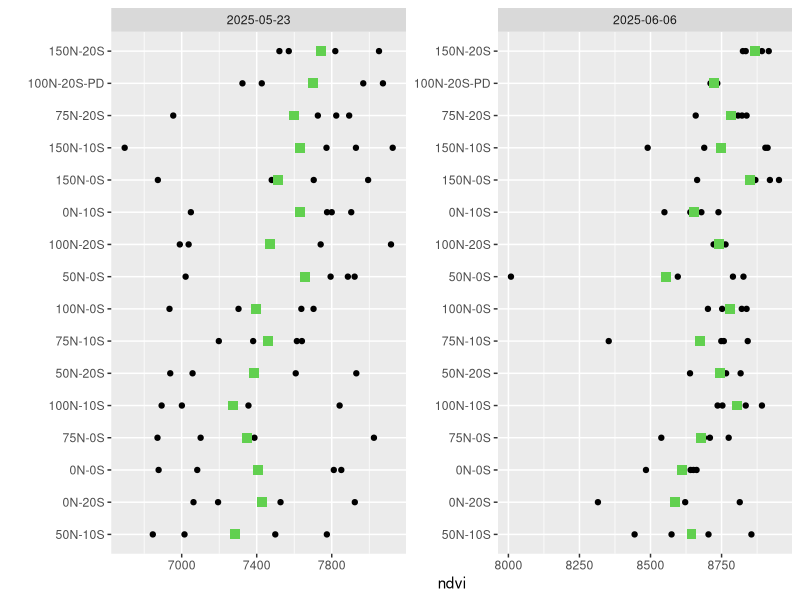
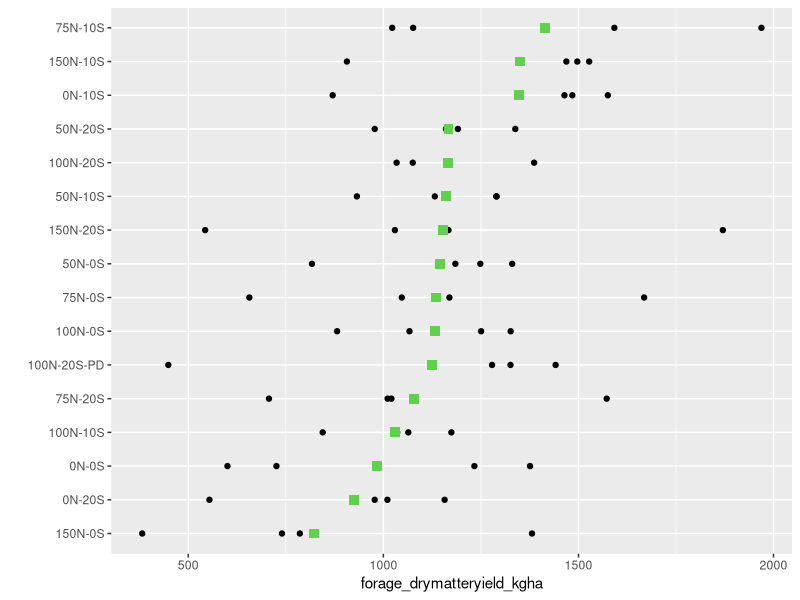
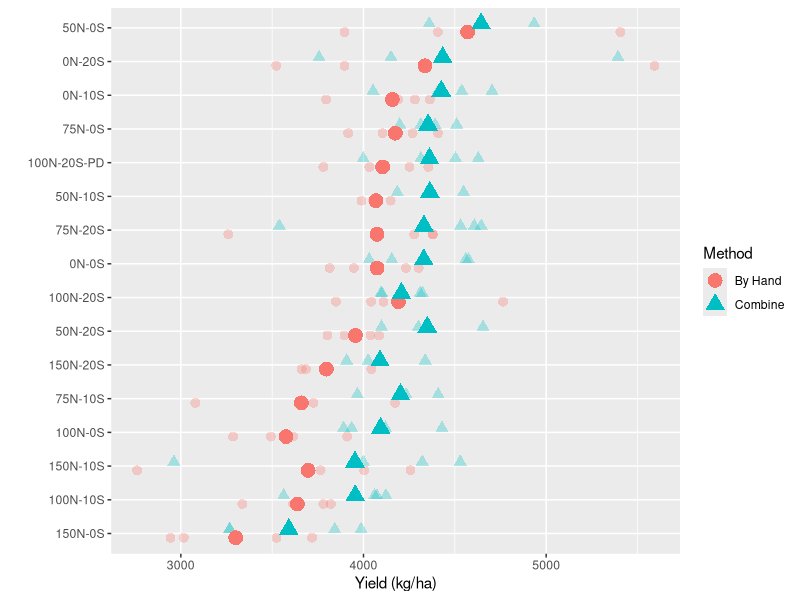
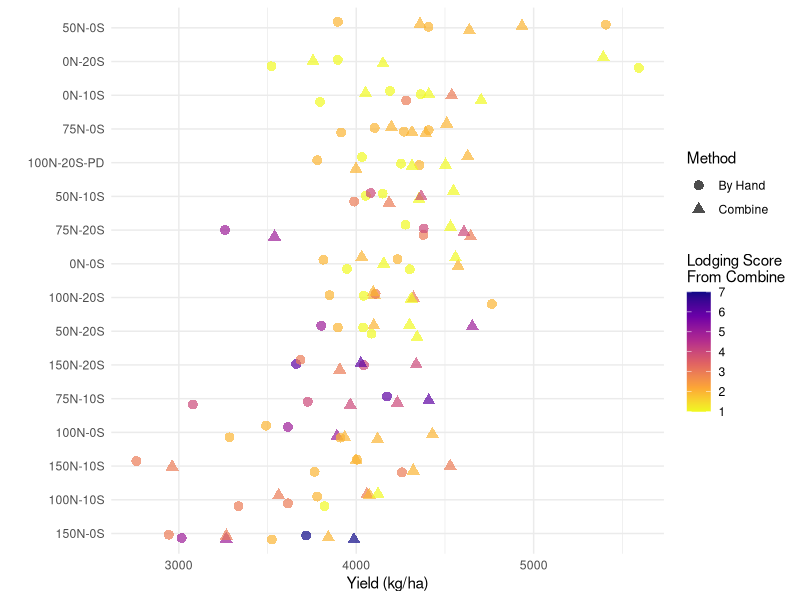

Source code (R) for these figures, in order: (Note: this script raises an error after producing the figures.)
## ---- chunk 1
library(tidyverse)
setwd("C:/Users/jpuka/OneDrive/Documents/scs-lab_misc/nxs")
read.csv("NxS plot map and master - data_biomassyieldprotein.csv") -> dat

dat %>% 
  mutate(date = as.POSIXct(date)) -> dat


## ---- chunk 2
#| label: fig-ndvi
#| fig-cap: "NDVI across two sampling dates. Green box indicates mean within sampling date. Treatments are ordered where 150N-20S is highest mean NDVI across both dates and 50N-10S is lowest mean NDVI when averaged across both dates."

dat %>% 
  select(date, plots, block, treatment, ndvi) %>% 
  drop_na(ndvi) %>% 
  mutate(treatment = fct_reorder(treatment,ndvi,
                                 .fun = mean)) %>% 
  ggplot(aes(treatment,ndvi)) +
  geom_point() +
  stat_summary(
    geom = "point",
    fun = mean,
    col = 3,
    size = 2,
    shape = 15,
    stroke = 2
  ) +
  coord_flip() +
  facet_wrap(~date, 
             scales = "free") +
  labs(x="")
## ---- chunk 3
#| label: fig-biomass
#| fig-cap: "Forage dry matter yield on May 23. Green box indicates sample mean."

dat %>% 
  # glimpse()
  select(date, plots, block, treatment, forage_drymatteryield_kgha) %>% 
  drop_na(forage_drymatteryield_kgha) %>% 
  mutate(treatment = fct_reorder(treatment,forage_drymatteryield_kgha,
                                 .fun = mean)) %>% 
  ggplot(aes(treatment,forage_drymatteryield_kgha)) +
  geom_point() +
  stat_summary(
    geom = "point",
    fun = mean,
    col = 3,
    size = 2,
    shape = 15,
    stroke = 2
  ) +
  coord_flip() +
  labs(x="")
## ---- chunk 4
#| label: fig-yieldkgha
#| fig-cap: "Grain yield in kilograms per hectare between the combine weight system vs the entire sample being brought back to lab and weighed. Note when weighed by hand the sample was dryer so this explains lower weights. Outlier removed."
dat %>% 
  filter(grain_kgha_byhand<7000) %>% 
  select(date, plots, block, treatment,
         grain_kgha_harvestMaster,
         grain_kgha_byhand) %>% 
  drop_na(grain_kgha_harvestMaster, grain_kgha_byhand) %>% 
  pivot_longer(
    cols = c(grain_kgha_harvestMaster, grain_kgha_byhand),
    names_to = "method",
    values_to = "yield"
  ) %>% 
  mutate(method = recode(method,
                         grain_kgha_harvestMaster = "Combine",
                         grain_kgha_byhand = "By Hand")) %>% 
  mutate(treatment = fct_reorder(treatment, yield, .fun = mean)) %>% 
  ggplot(aes(x = treatment, y = yield, color = method, shape = method)) +
  geom_point(position = position_dodge(width = 0.5), size = 3, alpha = 0.3) +
  stat_summary(
    aes(color = method, shape = method),
    geom = "point",
    fun = mean,
    position = position_dodge(width = 0.5),
    size = 4,
    stroke = 1.5
  ) +
  coord_flip() +
  labs(x = "",
       y = "Yield (kg/ha)",
       color = "Method",
       shape = "Method")
## ---- chunk 5
#| label: fig-yieldkghalodging
#| fig-cap: "Grain yield estimation from combine with lodging scores where 1 = no lodging and 9 = flat on the ground."

dat %>%
  filter(grain_kgha_harvestMaster < 7000, grain_kgha_byhand < 7000) %>%
  select(treatment, grain_kgha_harvestMaster, grain_kgha_byhand, lodging_score_atharvest) %>%
  drop_na() %>%
  pivot_longer(
    cols = c(grain_kgha_harvestMaster, grain_kgha_byhand),
    names_to = "method",
    values_to = "yield"
  ) %>%
  mutate(
    method = recode(method,
                    grain_kgha_harvestMaster = "Combine",
                    grain_kgha_byhand = "By Hand"),
    treatment = fct_reorder(treatment, yield, .fun = mean)
  ) %>%
  ggplot(aes(x = treatment, y = yield, color = lodging_score_atharvest, shape = method)) +
  geom_point(size = 3, alpha = 0.7, position = position_jitter(width = 0.2)) +
  scale_color_viridis_c(option = "plasma", direction = -1, name = "Lodging Score\nFrom Combine") +
  scale_shape_manual(values = c("Combine" = 17, "By Hand" = 16)) +  # triangle for Combine, circle for By Hand
  coord_flip() +
  labs(
    x = "",
    y = "Yield (kg/ha)",
    shape = "Method"
  ) +
  theme_minimal()


## ---- chunk 6
#| label: fig-yieldkghalodgingdrone
#| fig-cap: "Grain yield estimation from drone photos with lodging scores where 1 = no lodging and 9 = flat on the ground."

dat %>%
  filter(grain_kgha_harvestMaster < 7000, grain_kgha_byhand < 7000) %>%
  # glimpse()
  select(treatment, grain_kgha_harvestMaster, grain_kgha_byhand, lodging_score_drone) %>%
  drop_na() %>%
  pivot_longer(
    cols = c(grain_kgha_harvestMaster, grain_kgha_byhand),
    names_to = "method",
    values_to = "yield"
  ) %>%
  mutate(
    method = recode(method,
                    grain_kgha_harvestMaster = "Combine",
                    grain_kgha_byhand = "By Hand"),
    treatment = fct_reorder(treatment, yield, .fun = mean)
  ) %>%
  ggplot(aes(x = treatment, y = yield, color = lodging_score_drone, shape = method)) +
  geom_point(size = 3, alpha = 0.7, position = position_jitter(width = 0.2)) +
  scale_color_viridis_c(option = "plasma", direction = -1, name = "Lodging Score\nFrom Drone") +
  scale_shape_manual(values = c("Combine" = 17, "By Hand" = 16)) +  # triangle for Combine, circle for By Hand
  coord_flip() +
  labs(
    x = "",
    y = "Yield (kg/ha)",
    shape = "Method"
  ) +
  theme_minimal()

## ---- chunk 7
#| label: fig-testweight
#| fig-cap: "Grain test weight values were reasonable using  using the Perten 5200 (i.e. By Hand) and were mostly mirrored by on board test weight estimator on combine, but those values will require a correction"


# Calculate mean test weight by treatment for By Hand
byhand_order <- dat %>%
  drop_na(grain_testweight_lbbu_byhand_grainsensor) %>%
  group_by(treatment) %>%
  summarize(mean_byhand = mean(grain_testweight_lbbu_byhand_grainsensor, na.rm = TRUE)) %>%
  arrange(mean_byhand) %>%
  pull(treatment)

dat %>% 
  filter(grain_kgha_byhand < 7000) %>% 
  select(date, plots, block, treatment,
         grain_testweight_lbbu_harvestMaster,
         grain_testweight_lbbu_byhand_grainsensor) %>% 
  drop_na(grain_testweight_lbbu_harvestMaster, grain_testweight_lbbu_byhand_grainsensor) %>% 
  pivot_longer(
    cols = c(grain_testweight_lbbu_harvestMaster, grain_testweight_lbbu_byhand_grainsensor),
    names_to = "method",
    values_to = "test weight"
  ) %>% 
  mutate(method = recode(method,
                         grain_testweight_lbbu_harvestMaster = "Combine",
                         grain_testweight_lbbu_byhand_grainsensor = "By Hand")) %>%
  # Reorder factor using By Hand order
  mutate(treatment = factor(treatment, levels = byhand_order)) %>% 
  ggplot(aes(x = treatment, y = `test weight`, color = method, shape = method)) +
  geom_point(position = position_dodge(width = 0.5), size = 3, alpha = 0.3) +
  stat_summary(
    aes(color = method, shape = method),
    geom = "point",
    fun = mean,
    position = position_dodge(width = 0.5),
    size = 4,
    stroke = 1.5
  ) +
  coord_flip() +
  facet_wrap(~method, scales = "free") +
  labs(x = "",
       y = "Test weight estimation (lb/bu)",
       color = "Method",
       shape = "Method")

## ---- chunk 8
#| label: fig-buacre
#| fig-cap: "Grain yield in bushels per acre using only the by hand method because the test weight data was unreliable from the combine."


# Step 1: Compute treatment order based on By Hand yield (kg/ha)
byhand_order <- dat %>%
  filter(grain_kgha_byhand < 7000) %>%
  drop_na(grain_kgha_byhand) %>%
  group_by(treatment) %>%
  summarize(mean_byhand = mean(grain_kgha_byhand, na.rm = TRUE)) %>%
  arrange(mean_byhand) %>%
  pull(treatment)

# Step 2: Main plot with corrected bu/acre
dat %>% 
  # glimpse()
  filter(grain_kgha_byhand < 7000) %>% 
  select(date, plots, block, treatment,
         grain_kgha_harvestMaster,
         grain_kgha_byhand,
         grain_testweight_lbbu_harvestMaster,
         grain_testweight_lbbu_byhand_grainsensor) %>% 
  drop_na(grain_kgha_harvestMaster, grain_kgha_byhand,
          grain_testweight_lbbu_harvestMaster,
          grain_testweight_lbbu_byhand_grainsensor) %>% 
  # Convert kg/ha → lb/acre → bu/acre
  mutate(
    lb_acre_byhand = grain_kgha_byhand * 2.20462 / 2.47105,
    lb_acre_harvestMaster = grain_kgha_harvestMaster * 2.20462 / 2.47105,
    bu_acre_byhand = lb_acre_byhand / grain_testweight_lbbu_byhand_grainsensor,
    bu_acre_harvestMaster = lb_acre_harvestMaster / grain_testweight_lbbu_harvestMaster
  ) %>% 
  # Pivot longer for plotting
  pivot_longer(
    cols = c(bu_acre_harvestMaster, bu_acre_byhand),
    names_to = "method",
    values_to = "bu_acre"
  ) %>% 
  mutate(method = recode(method,
                         bu_acre_harvestMaster = "Combine",
                         bu_acre_byhand = "By Hand"),
         # Reorder treatments using By Hand order
         treatment = factor(treatment, levels = byhand_order)) %>% 
  filter(method=="By Hand") %>% 
  ggplot(aes(x = treatment, y = bu_acre, color = method, shape = method)) +
  geom_point(position = position_dodge(width = 0.5), size = 3, alpha = 0.3) +
  stat_summary(
    aes(color = method, shape = method),
    geom = "point",
    fun = mean,
    position = position_dodge(width = 0.5),
    size = 4,
    stroke = 1.5
  ) +
  coord_flip() +
  labs(x = "",
       y = "Yield (bu/acre)",
       color = "Method",
       shape = "Method")


## ---- chunk 9
#| label: fig-moisturecontent
#| fig-cap: "Moisture content at harvest (combine) and after dryer (By Hand)."

# Step 1: Compute treatment order based on Combine moisture
combine_order <- dat %>%
  filter(grain_kgha_byhand < 7000) %>%
  drop_na(grain_moisturepercent_harvestMaster) %>%
  group_by(treatment) %>%
  summarize(mean_combine_moisture = mean(grain_moisturepercent_harvestMaster, na.rm = TRUE)) %>%
  arrange(mean_combine_moisture) %>%  # ascending order
  pull(treatment)


# Step 2: Main plot for grain moisture
dat %>% 
  filter(grain_kgha_byhand < 7000) %>% 
  select(date, plots, block, treatment,
         grain_moisturepercent_harvestMaster,
         grain_moisturepercent_byhand_grainsensor) %>% 
  drop_na(grain_moisturepercent_harvestMaster,
          grain_moisturepercent_byhand_grainsensor) %>% 
  pivot_longer(
    cols = c(grain_moisturepercent_harvestMaster,
             grain_moisturepercent_byhand_grainsensor),
    names_to = "method",
    values_to = "moisture_percent"
  ) %>% 
  mutate(method = recode(method,
                         grain_moisturepercent_harvestMaster = "Combine",
                         grain_moisturepercent_byhand_grainsensor = "By Hand"),
         # Reorder treatments using Combine moisture order
         treatment = factor(treatment, levels = combine_order)) %>% 
  ggplot(aes(x = treatment, y = moisture_percent, color = method, shape = method)) +
  geom_point(position = position_dodge(width = 0.5), size = 3, alpha = 0.3) +
  stat_summary(
    aes(color = method, shape = method),
    geom = "point",
    fun = mean,
    position = position_dodge(width = 0.5),
    size = 4,
    stroke = 1.5
  ) +
  coord_flip() +
  labs(x = "",
       y = "Grain moisture (%)",
       color = "Method",
       shape = "Method")

## ---- chunk 10
#| label: fig-protein
#| fig-cap: "Protein content predicted by NIRS using wheat equation. Green box indicates mean. "

dat %>% 
  # glimpse()
  select(date, plots, block, treatment, protein_estimated_NIRS) %>% 
  drop_na(protein_estimated_NIRS) %>% 
  mutate(treatment = fct_reorder(treatment,protein_estimated_NIRS,
                                 .fun = mean)) %>% 
  ggplot(aes(treatment,protein_estimated_NIRS)) +
  geom_point() +
  stat_summary(
    geom = "point",
    fun = mean,
    col = 3,
    size = 2,
    shape = 15,
    stroke = 2
  ) +
  coord_flip() +
  labs(x="")
